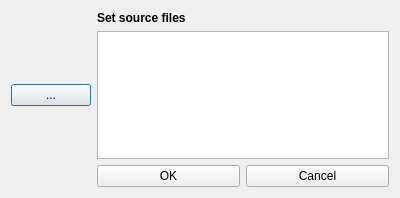
<?xml version="1.0" encoding="UTF-8"?>
<ui version="4.0">
 <class>SourceAndTargetDialog</class>
 <widget class="QDialog" name="SourceAndTargetDialog">
  <property name="geometry">
   <rect>
    <x>0</x>
    <y>0</y>
    <width>400</width>
    <height>198</height>
   </rect>
  </property>
  <property name="windowTitle">
   <string>Dialog</string>
  </property>
  <layout class="QGridLayout" name="gridLayout_2" rowstretch="0,0,0,0" columnstretch="1,9">
   <item row="1" column="0">
    <widget class="QPushButton" name="sourcePushButton">
     <property name="text">
      <string>...</string>
     </property>
    </widget>
   </item>
   <item row="0" column="1">
    <widget class="QLabel" name="label">
     <property name="font">
      <font>
       <weight>75</weight>
       <bold>true</bold>
      </font>
     </property>
     <property name="text">
      <string>Set source files</string>
     </property>
    </widget>
   </item>
   <item row="3" column="1">
    <layout class="QHBoxLayout" name="horizontalLayout">
     <item>
      <widget class="QPushButton" name="pushButton">
       <property name="text">
        <string>OK</string>
       </property>
      </widget>
     </item>
     <item>
      <widget class="QPushButton" name="pushButton_2">
       <property name="text">
        <string>Cancel</string>
       </property>
      </widget>
     </item>
    </layout>
   </item>
   <item row="2" column="1">
    <spacer name="verticalSpacer">
     <property name="orientation">
      <enum>Qt::Vertical</enum>
     </property>
     <property name="sizeHint" stdset="0">
      <size>
       <width>20</width>
       <height>40</height>
      </size>
     </property>
    </spacer>
   </item>
   <item row="1" column="1">
    <widget class="QListWidget" name="sourceListWidget"/>
   </item>
  </layout>
 </widget>
 <resources/>
 <connections/>
</ui>
